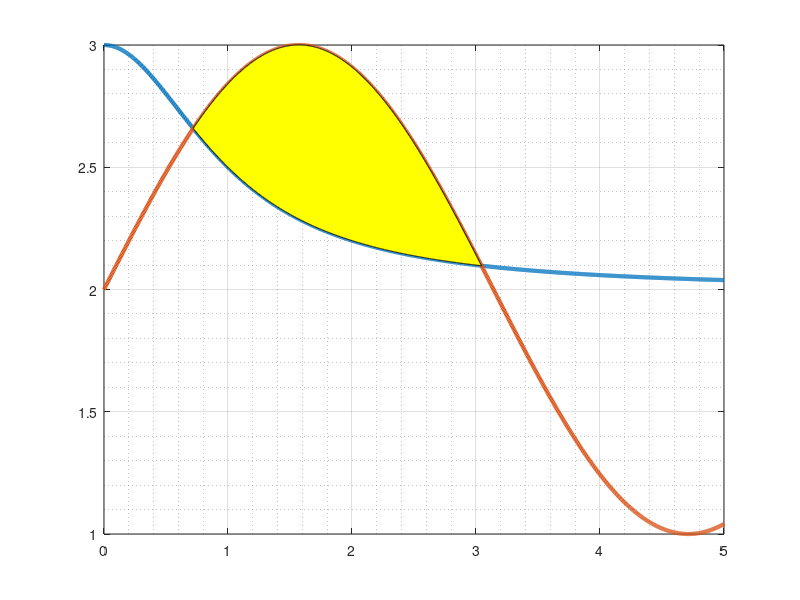

The MATLAB script that drew this image:
f1 = @(x)   2 + 1 ./ (1 + x.^2);
f2 = @(x)   2 + sin(x);

a = 0;
b = 5;
N = 1000;

x = linspace(a, b, N);


figure(1);
clf;
plot(x, f1(x),'linewidth',3);
grid on;
grid minor;
hold on;
plot(x, f2(x),'linewidth',3);

f21 = @(x) f2(x) - f1(x);

for i = 1:(N-1)
    try
        xL = fzero(f21, [x(i), x(i+1)]);
        break
    catch
    end
end

for i = N:-1:2
    try
        xR = fzero(f21, [x(i-1), x(i)]);
        break
    catch
    end
end

xLR = linspace(xL, xR, N);
xRL = flip(xLR);

yLR = f2(xLR);
yRL = f1(xRL);

xi = [xLR, xRL];
yi = [yLR, yRL];

fill(xi, yi, 'y');

format long;
quadgk(f21, xL, xR);




















